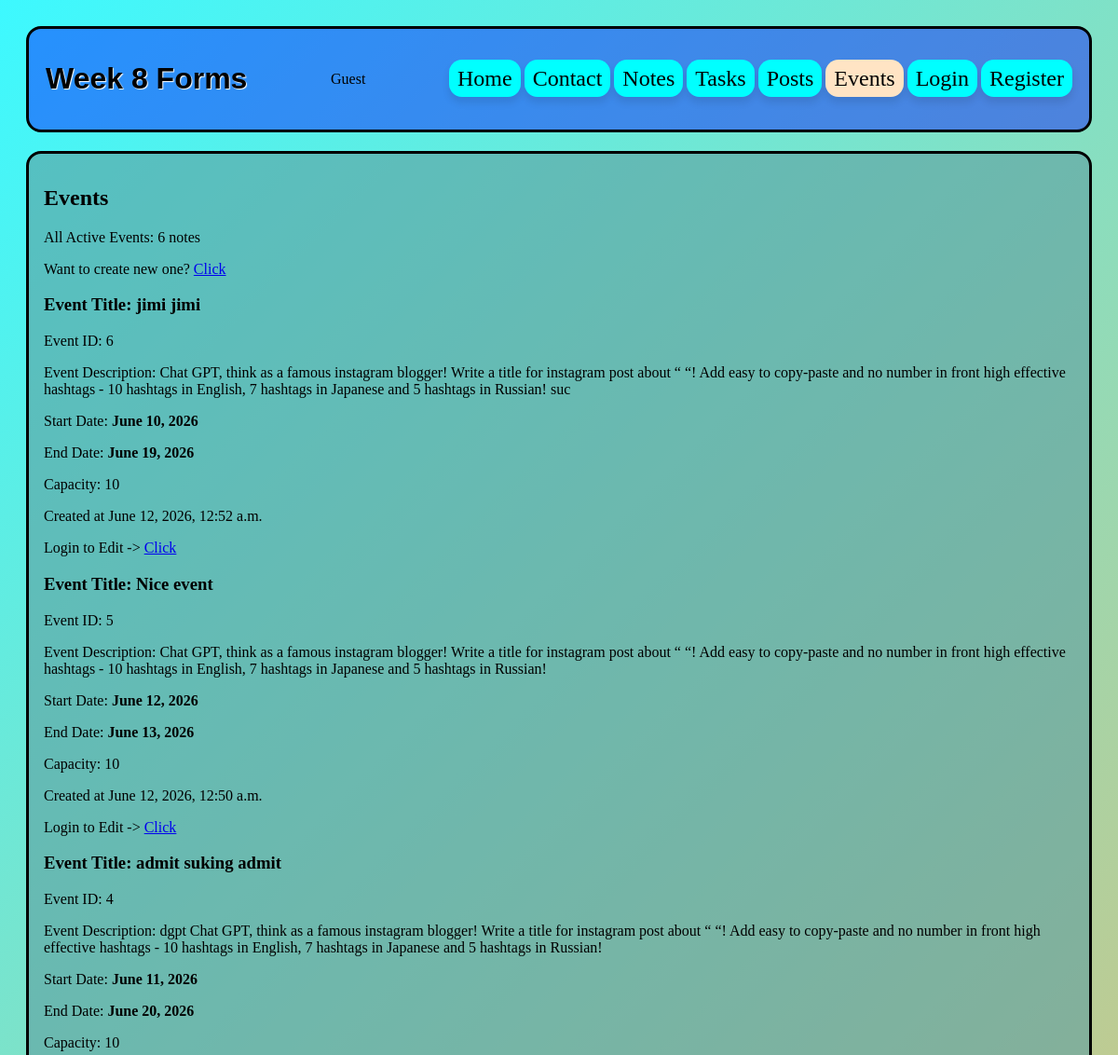
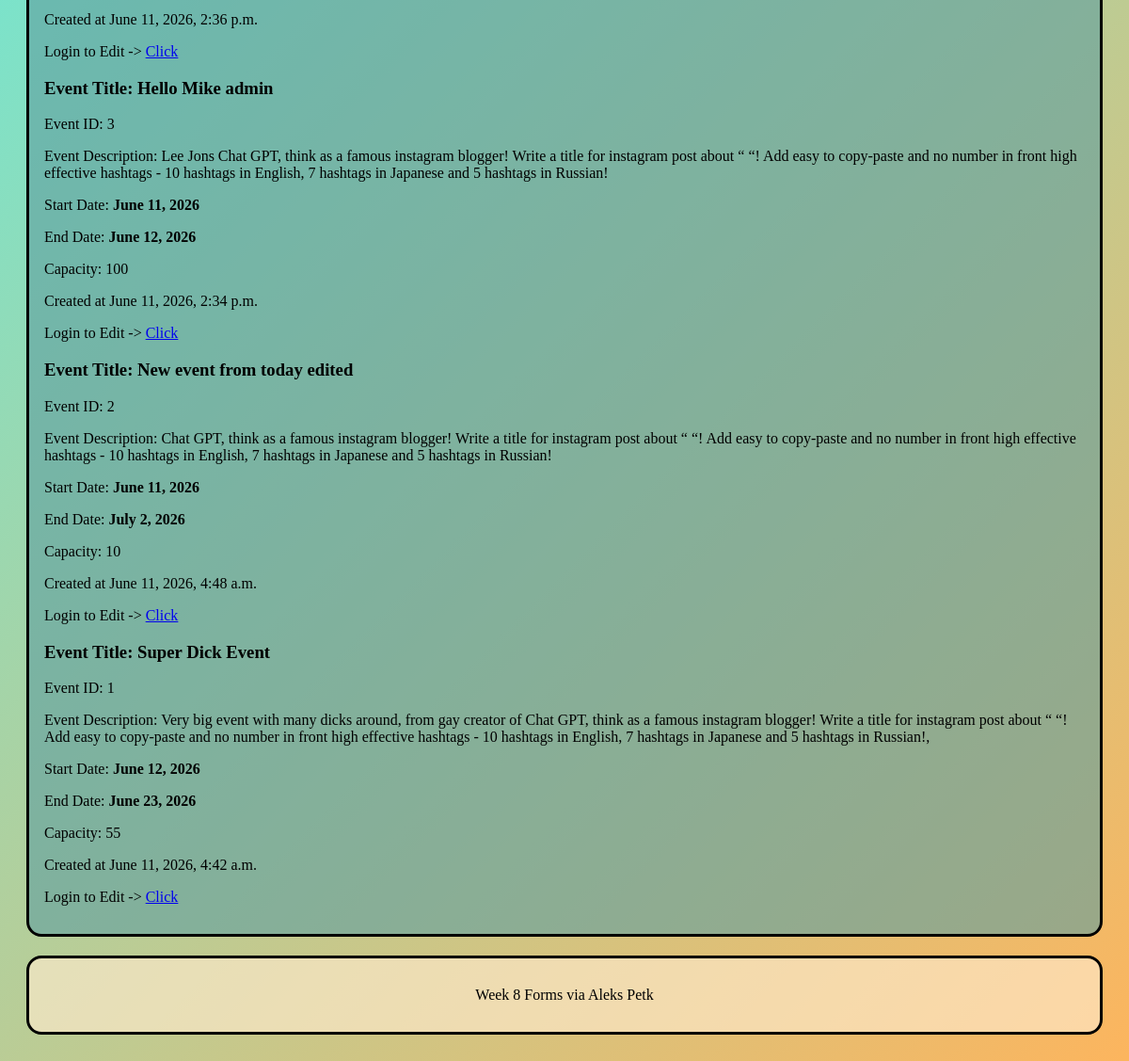
Screenshot of /events/ with the database file from the repository (2 pictures, top to bottom).
### pages/models.py (models this page shows, shortened)
class Event(models.Model):
    title = models.CharField(max_length=50)
    description = models.TextField(max_length=300)
    start_date = models.DateField()
    end_date = models.DateField()
    max_people = models.IntegerField(default=10)
    is_public = models.BooleanField(default=True)
    created_at = models.DateTimeField(auto_now_add=True)
    class Meta:
        ordering = ["-created_at"]

### pages/views.py (the view)
# urls.py: path("events/", views.events, name="events"),
def events(request):
    today = timezone.now().date()
    events = Event.objects.filter(start_date__lte=today, end_date__gte=today, is_public=True)
    return render(request, "events.html", {
        "events": events
    })

### pages/templates/events.html (shortened to what this page needs)
{% extends "base.html" %}
{% block content %}
    <section class="page_h">
        <h2>Events</h2>
        <p>All Active Events: {{events.count}} notes</p>
        <p>Want to create new one? <a href="{% url 'event_create' %}">Click</a></p>
    </section>
    <section class="page_c">
        {% for event in events %}
            <article>
                <h3>Event Title: {{event.title}}</h3>
                <span>Event ID: {{event.id}}</span>
                <p>Event Description: {{event.description}}</p>
                <p>Start Date: <strong>{{event.start_date}}</strong></p>
                <p>End Date: <strong>{{event.end_date}}</strong></p>
                <p>Capacity: {{event.max_people}}</p>
                <span>Created at {{event.created_at}}</span>
                {% if user.is_authenticated %}
                    <a href="{% url 'event_edit' event.id %}">Edit</a>
                    <a href="{% url 'event_delete' event.id %}">Delete</a>
                {% else %}
                    <p>Login to Edit -> <a href="{% url 'event_edit' event.id %}">Click</a></p>
                {% endif %}
            </article>
        {% empty %}
            <p>There isn't any post yet.</p>
        {% endfor %}
    </section>
{% endblock %}

### pages/templates/base.html (shortened to what this page needs)
<!DOCTYPE html>
<html>
    <head>
        {% load static %}
        <link rel="stylesheet" href="{% static 'css/style.css' %}">
    </head>
    <body>
        {% include '_header.html' %}
        <main>
            {% block content %}{% endblock %}
        </main>
        {% include '_footer.html' %}
    </body>
</html>

### pages/templates/_header.html
<header>
    <h1>Week 8 Forms</h1>
    {% if user.is_authenticated %}
        <p>{{user.username}}</p>
    {% else %}
        <p>Guest</p>
    {% endif %}
    <nav>
        <a href="{% url 'home' %}" class="{% if request.resolver_match.url_name == 'home' %}active_link{% endif %}">Home</a>
        <a href="{% url 'contact' %}" class="{% if request.resolver_match.url_name == 'contact' %}active_link{% endif %}">Contact</a>
        <a href="{% url 'notes' %}" class="{% if request.resolver_match.url_name == 'notes' %}active_link{% endif %}">Notes</a>
        <a href="{% url 'tasks' %}" class="{% if request.resolver_match.url_name == 'tasks' %}active_link{% endif %}">Tasks</a>
        <a href="{% url 'posts' %}" class="{% if request.resolver_match.url_name == 'posts' %}active_link{% endif %}">Posts</a>
        <a href="{% url 'events' %}" class="{% if request.resolver_match.url_name == 'events' %}active_link{% endif %}">Events</a>
        {% if user.is_authenticated %}
            {% include "logout.html" %}
            <a href="{% url 'task_create' %}">Create New Task</a>
            <a href="{% url 'categories' %}">Categories</a>
        {% else %}
            <a href="{% url 'login' %}">Login</a>
            <a href="{% url 'register' %}">Register</a>
        {% endif %}
    </nav>
</header>

### pages/templates/_footer.html
<footer>
    <p>Week 8 Forms via Aleks Petk</p>
</footer>

### pages/static/css/style.css (style rules this page uses)
body { background: linear-gradient(135deg, rgba(0, 247, 255, 0.762), rgba(251, 147, 20, 0.685)); padding: 20px; }
header { border: 3px solid black; border-radius: 16px; padding: 14px 18px; display: flex; justify-content: space-between; align-items: center; background: rgba(0, 0, 255, 0.416); }
header h1 { font-family:'Gill Sans', 'Gill Sans MT', Calibri, 'Trebuchet MS', sans-serif; text-shadow: 1px 1px 1px white; }
header a { font-size: 24px; text-decoration: none; border: 3px solid transparent; border-radius: 14px; padding: 4px 6px; background-color: aqua; color: black; box-shadow: 0 6px 8px rgba(0, 0, 0, 0.1); }
.active_link { background-color: bisque; }
footer { border: 3px black solid; border-radius: 16px; padding: 14px 16px; text-align: center; background-color: rgba(255, 235, 205, 0.638); }
main { border: 3px black solid; border-radius: 16px; padding: 14px 16px; margin-top: 20px; margin-bottom: 20px; background-color: rgba(95, 158, 160, 0.596); }

### rows the page displays
Event: title "jimi jimi", id "6", description "Chat GPT, think as a famous instagram blogger! Write a title for instagram post about “ “! Add easy to copy-paste and no number in front high effective hashtags - 10 hashtags in English, 7 hashtags in Japanese and 5 hashtags in Russian! suc", start_date "June 10, 2026", end_date "June 19, 2026", max_people "10", created_at "June 12, 2026, 12:52 a.m."
Event: title "Nice event", id "5", description "Chat GPT, think as a famous instagram blogger! Write a title for instagram post about “ “! Add easy to copy-paste and no number in front high effective hashtags - 10 hashtags in English, 7 hashtags in Japanese and 5 hashtags in Russian!", start_date "June 12, 2026", end_date "June 13, 2026", max_people "10", created_at "June 12, 2026, 12:50 a.m."
Event: title "admit suking admit", id "4", description "dgpt Chat GPT, think as a famous instagram blogger! Write a title for instagram post about “ “! Add easy to copy-paste and no number in front high effective hashtags - 10 hashtags in English, 7 hashtags in Japanese and 5 hashtags in Russian!", start_date "June 11, 2026", end_date "June 20, 2026", max_people "10", created_at "June 11, 2026, 2:36 p.m."
Event: title "Hello Mike admin", id "3", description "Lee Jons Chat GPT, think as a famous instagram blogger! Write a title for instagram post about “ “! Add easy to copy-paste and no number in front high effective hashtags - 10 hashtags in English, 7 hashtags in Japanese and 5 hashtags in Russian!", start_date "June 11, 2026", end_date "June 12, 2026", max_people "100", created_at "June 11, 2026, 2:34 p.m."
Event: title "New event from today edited", id "2", description "Chat GPT, think as a famous instagram blogger! Write a title for instagram post about “ “! Add easy to copy-paste and no number in front high effective hashtags - 10 hashtags in English, 7 hashtags in Japanese and 5 hashtags in Russian!", start_date "June 11, 2026", end_date "July 2, 2026", max_people "10", created_at "June 11, 2026, 4:48 a.m."
Event: title "Super Dick Event", id "1", description "Very big event with many dicks around, from gay creator of Chat GPT, think as a famous instagram blogger! Write a title for instagram post about “ “! Add easy to copy-paste and no number in front high effective hashtags - 10 hashtags in English, 7 hashtags in Japanese and 5 hashtags in Russian!,", start_date "June 12, 2026", end_date "June 23, 2026", max_people "55", created_at "June 11, 2026, 4:42 a.m."

### other values shown
{{ events.count }} "6"
